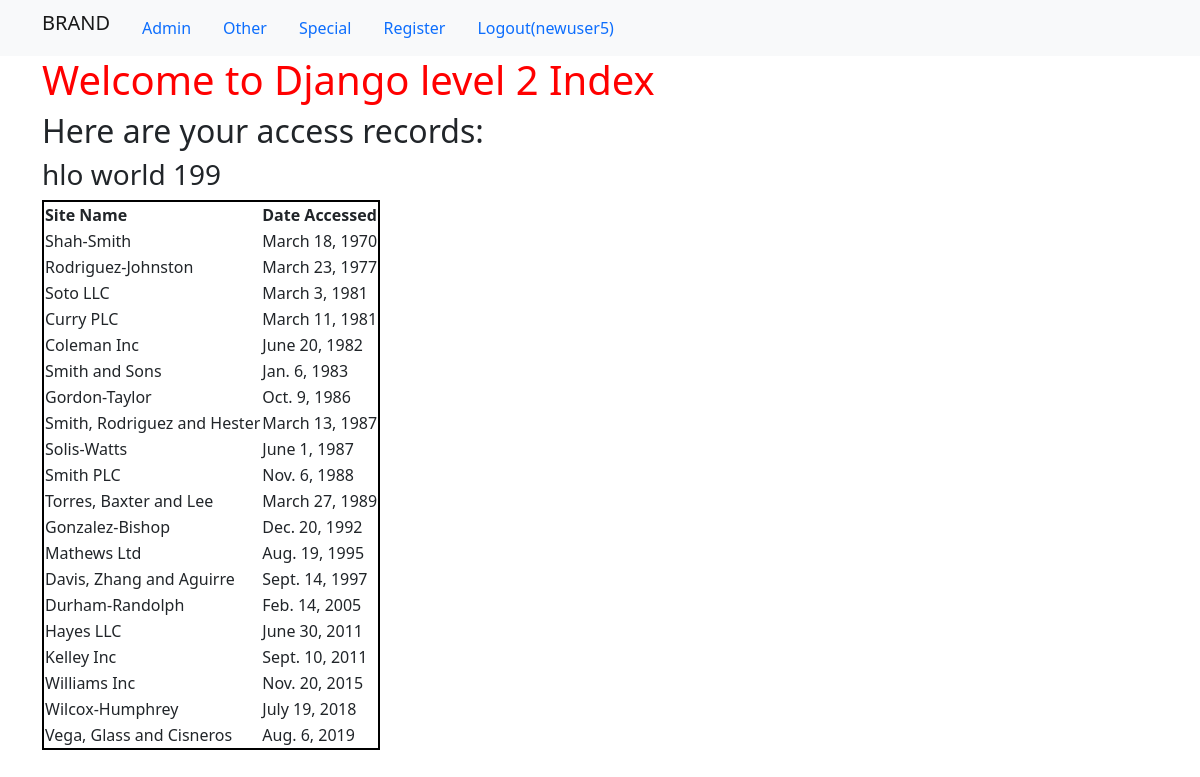
Screenshot of / (signed in) with the database file from the repository.
### first_app/models.py (models this page shows, shortened)
class AccessRecord(models.Model):
    name = models.ForeignKey(Webpage, on_delete=models.CASCADE)
    date = models.DateField()

class Webpage(models.Model):
    topic = models.ForeignKey(Topic, on_delete=models.CASCADE)
    name = models.CharField(max_length=256, unique=True)
    url = models.URLField(unique=True)
    def __str__(self):
        return self.name

### first_app/views.py (the view)
# urls.py: path('', views.index, name='index'),
def index(request):
    webpages_list = AccessRecord.objects.order_by('date')
    context = {'access_records': webpages_list, 'text':'hello world', 'number':100}
    return render(request, 'first_app/index.html', context=context)

### templates/first_app/index.html
<!DOCTYPE html>
{% extends 'first_app/base.html' %}
{% block body_block %}
<h1>Welcome to Django level 2 Index</h1>
<h2>Here are your access records:</h2>
<h3>{{ text|cut:'el'|upper|lower }} {{ number|add:'99' }}</h3>
<div class="djangotwo">
  {% if access_records %}
    <table>
      <thead>
        <th>Site Name</th>
        <th>Date Accessed</th>
      </thead>
      {% for acc in access_records %}
        <tr>
          <td>{{ acc.name }}</td>
          <td>{{ acc.date }}</td>
        </tr>
      {% endfor %}
    </table>
    {% else %}
      <p>NO ACCESS RECORDS FOUND!</p>
  {% endif %}
</div>
{% endblock %}

### templates/first_app/base.html (shortened to what this page needs)
<!DOCTYPE html>
{% load static %}
<html lang="en" dir="ltr">
  <head>
    <link rel="stylesheet" href="{% static "/css/style.css" %}">
    <link href="https://cdn.jsdelivr.net/npm/bootstrap@5.2.0/dist/css/bootstrap.min.css" rel="stylesheet">
  </head>
  <body>
    <nav class='navbar navbar-light bg-light'>
      <div class="container">
        <ul class='nav'>
          <li class='nav-item'><a class='navbar-brand' href="{% url 'first_app:index' %}">BRAND</a></li>
          <li class='nav-item'><a class='nav-link' href="{% url 'admin:index' %}">Admin</a></li>
          <li class='nav-item'><a class='nav-link' href="{% url 'first_app:other' %}">Other</a></li>
          <li class='nav-item'><a class='nav-link' href="{% url 'first_app:special' %}">Special</a></li>
          <li class='nav-item'><a class='nav-link' href="{% url 'first_app:register' %}">Register</a></li>
          {% if user.is_authenticated %}
            <li class='nav-item'><a class='nav-link' href="{% url 'first_app:logout' %}">Logout({{ user.username }})</a></li>
          {% else %}
            <li class='nav-item'><a class='nav-link' href="{% url 'first_app:user_login' %}">Login</a></li>
          {% endif %}
        </ul>
      </div>
    </nav>
    <div class="container">
      {% block body_block %}
      {% endblock %}
    </div>
  </body>
</html>

### static/css/style.css (style rules this page uses)
h1 { color: red; }
table, th, td { border: solid black 2px; }

### rows the page displays
AccessRecord: name "Shah-Smith", date "March 18, 1970"
AccessRecord: name "Rodriguez-Johnston", date "March 23, 1977"
AccessRecord: name "Soto LLC", date "March 3, 1981"
AccessRecord: name "Curry PLC", date "March 11, 1981"
AccessRecord: name "Coleman Inc", date "June 20, 1982"
AccessRecord: name "Smith and Sons", date "Jan. 6, 1983"
AccessRecord: name "Gordon-Taylor", date "Oct. 9, 1986"
AccessRecord: name "Smith, Rodriguez and Hester", date "March 13, 1987"
AccessRecord: name "Solis-Watts", date "June 1, 1987"
AccessRecord: name "Smith PLC", date "Nov. 6, 1988"
AccessRecord: name "Torres, Baxter and Lee", date "March 27, 1989"
AccessRecord: name "Gonzalez-Bishop", date "Dec. 20, 1992"
AccessRecord: name "Mathews Ltd", date "Aug. 19, 1995"
AccessRecord: name "Davis, Zhang and Aguirre", date "Sept. 14, 1997"
AccessRecord: name "Durham-Randolph", date "Feb. 14, 2005"
AccessRecord: name "Hayes LLC", date "June 30, 2011"
AccessRecord: name "Kelley Inc", date "Sept. 10, 2011"
AccessRecord: name "Williams Inc", date "Nov. 20, 2015"
AccessRecord: name "Wilcox-Humphrey", date "July 19, 2018"
AccessRecord: name "Vega, Glass and Cisneros", date "Aug. 6, 2019"

### other values shown
{{ user.username }} "newuser5"
{{ text|cut:'el'|upper|lower }} "hlo world"
{{ number|add:'99' }} "199"
